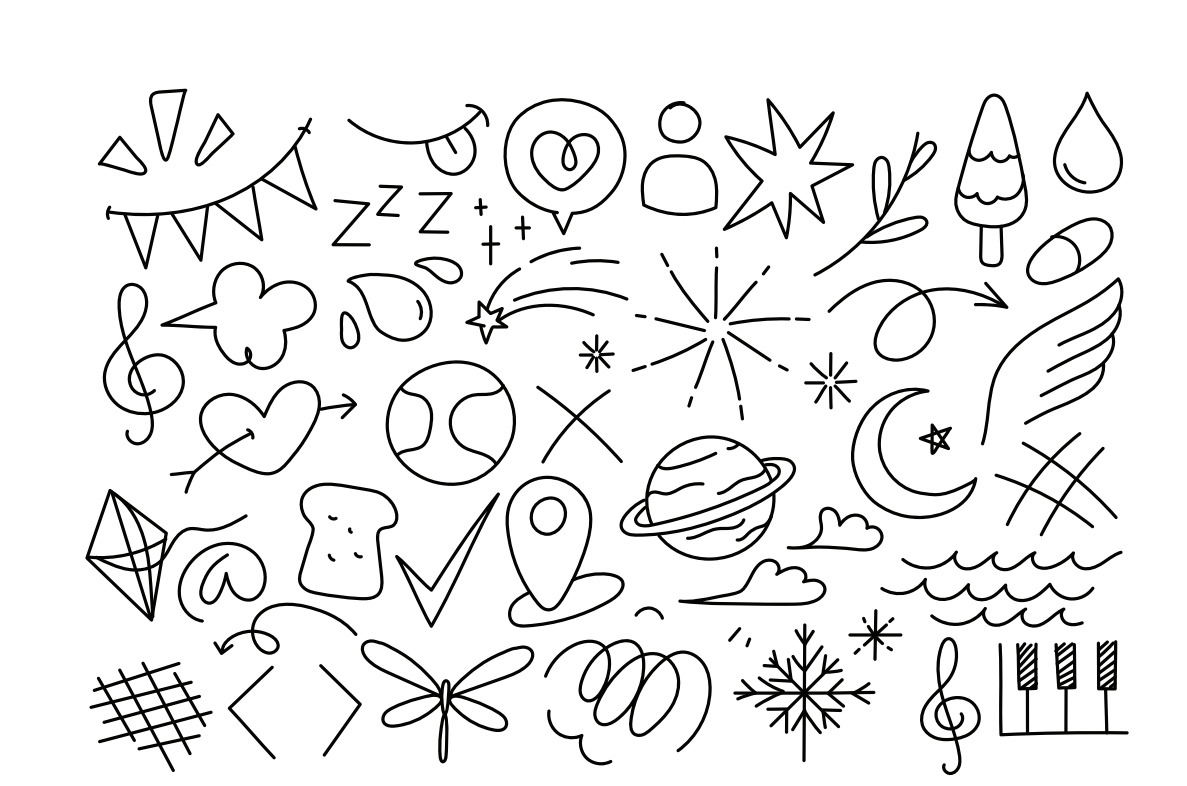
#> input picture Dataset/Test_Self/doodle.png, 1187 x 786 px, found by its file name; its folder holds 5 pictures in this run; the run also reads 1 picture not shown here
$ jupyter execute --allow-errors Adobe_GenSolve_Round_2.ipynb   (shell and % lines are left out)
#> lines starting #> are read from the running program, lines starting #| are printed output that depends on the picture; after the words box and inside, x2 and y2 are one past the last pixel; in counts of white or black regions, pixels touching at a corner belong together
## Adobe GenSolve 2024 Round 2

**Team:**
- **Sakshi Kumari**
- **Aditya Raj**  (Team Lead)

Email (Team Lead):
adityar.ug22.ec@nitp.ac.in

GitHub : https://github.com/hexronuspi/CURVETOPIA

**Run** **bold text**

Just select `Runtime` and select `run all`.

[cell 1]
import sys
import cv2
import matplotlib.pyplot as plt
from io import BytesIO
import numpy as np

from scipy.spatial import KDTree

from PIL import Image
import seaborn as sns
import glob

[cell 2]
import zipfile
import os
import numpy as np
import matplotlib.pyplot as plt

### Dataset

#### Adobe Test Dataset

[cell 3]
import gdown

zip_file_path = 'problems.zip'
extract_dir = '/content/problems'

os.makedirs(extract_dir, exist_ok=True)

#> (the rest of this cell did not finish here and is left out)

#### Synthetic Dataset

[cell 4]
import gdown

zip_file_path = 'dataset.zip'
extract_dir = '/content/dataset'

os.makedirs(extract_dir, exist_ok=True)

#> (the rest of this cell did not finish here and is left out)

[cell 5]
import gdown

### Symmetry

[cell 6]
sift = cv2.SIFT_create()
bf = cv2.BFMatcher()

class Mirror_Symmetry_detection:
    # [77 lines left out: functions __init__, _read_color_image, find_matchpoints, find_points_r_theta, draw_mirrorLine, sort_hexbin_by_votes and 2 more, not called in this run]

def midpoint(pi, pj):
    return (pi[0] + pj[0]) / 2, (pi[1] + pj[1]) / 2

# [19 lines left out: function symmetry_detect, not called in this run]

### Load Data

[cell 7]
def read_csv(csv_path):
    np_path_XYs = np.genfromtxt(csv_path, delimiter=',')
    path_XYs = []
    for i in np.unique(np_path_XYs[:, 0]):
        npXYs = np_path_XYs[np_path_XYs[:, 0] == i][:, 1:]
        XYs = []
        for j in np.unique(npXYs[:, 0]):
            XY = npXYs[npXYs[:, 0] == j][:, 1:]
            XYs.append(XY)
        path_XYs.append(XYs)
    return path_XYs

[cell 8]
# [10 lines left out: function plot, not called in this run]

# csv_path = '/content/problems/problems/frag1.csv'
# plot(read_csv(csv_path), 'r')

[cell 9]
# [12 lines left out: function plot_png, not called in this run]

# csv_path = '/content/problems/problems/frag1.csv'
# plot_png(read_csv(csv_path), 'r', save_path='output_plot.png')

### Regularisation

[cell 10]
from shapely.geometry import Polygon, Point, LineString
import matplotlib.patches as patches
from shapely.affinity import scale
from shapely.geometry.polygon import orient
from shapely.geometry import Polygon
from collections import OrderedDict

[cell 11]
class ShapeRegularizer:
    def __init__(self, num_points=100, alpha=0.1):
        self.num_points = num_points
        self.alpha = alpha

    def regularize_polygon(self, polygon):
        coords = np.array(polygon.exterior.coords)
        if len(coords) < 4:
            return polygon

        new_coords = []
        for i in range(len(coords)):
            prev_idx = (i - 1) % len(coords)
            next_idx = (i + 1) % len(coords)
            new_x = (1 - self.alpha) * coords[i][0] + self.alpha * (coords[prev_idx][0] + coords[next_idx][0]) / 2
            new_y = (1 - self.alpha) * coords[i][1] + self.alpha * (coords[prev_idx][1] + coords[next_idx][1]) / 2
            new_coords.append((new_x, new_y))
        return Polygon(new_coords)

    def regularize_rectangle(self, rectangle):
        coords = np.array(rectangle.exterior.coords)
        min_x, min_y = coords.min(axis=0)
        max_x, max_y = coords.max(axis=0)
        rect_coords = [(min_x, min_y), (max_x, min_y), (max_x, max_y), (min_x, max_y), (min_x, min_y)]
        return Polygon(rect_coords)

    def regularize_square(self, square):
        coords = np.array(square.exterior.coords)
        min_x, min_y = coords.min(axis=0)
        max_x, max_y = coords.max(axis=0)
        side_length = min(max_x - min_x, max_y - min_y)
        new_coords = [(min_x, min_y), (min_x + side_length, min_y),
                      (min_x + side_length, min_y + side_length), (min_x, min_y + side_length), (min_x, min_y)]
        return Polygon(new_coords)

    def regularize_circle(self, circle):
        center = circle.centroid
        coords = np.array(circle.exterior.coords)
        distances = np.linalg.norm(coords - np.array([center.x, center.y]), axis=1)
        radius = np.mean(distances)
        angles = np.linspace(0, 2 * np.pi, self.num_points, endpoint=False)
        circle_coords = [(center.x + radius * np.cos(angle), center.y + radius * np.sin(angle)) for angle in angles]
        circle_coords.append(circle_coords[0])
        return Polygon(circle_coords)

    # [28 lines left out: functions regularize_ellipse, regularize_triangle, not called in this run]

    def regularize_line(self, line):
        coords = np.array(line.exterior.coords)
        if len(coords) < 2:
            return line
        p1, p2 = coords[0], coords[-1]

        new_coords = [p1]
        for i in range(1, len(coords) - 1):
            t = i / (len(coords) - 1)
            new_x = p1[0] + t * (p2[0] - p1[0])
            new_y = p1[1] + t * (p2[1] - p1[1])
            new_coords.append((new_x, new_y))
        new_coords.append(p2)
        return Polygon(new_coords)

    # [21 lines left out: function regularize_star, not called in this run]

    def classify_shape(self, contour):
        contour = np.squeeze(contour)
        if contour.ndim == 1:
            contour = contour.reshape(-1, 2)

        if contour.shape[0] < 3:
            return 'unknown'

        poly = Polygon(contour)

        epsilon = 0.02 * cv2.arcLength(contour, True)
        approx = cv2.approxPolyDP(np.array(contour), epsilon, True)
        num_vertices = len(approx)

        area = cv2.contourArea(contour)
        perimeter = cv2.arcLength(contour, True)

        if perimeter == 0:
            return 'unknown'

        circularity = 4 * np.pi * area / (perimeter * perimeter)

        if circularity > 0.8 and self.is_nearly_circular(contour):
            return 'circle'

        try:
            (x, y), (MA, ma), angle = cv2.fitEllipse(contour)
            if MA / ma > 1.5:
                return 'ellipse'
        except cv2.error:
            pass

        if num_vertices == 4:
            x, y, w, h = cv2.boundingRect(contour)
            aspect_ratio = float(w) / h
            if 0.95 < aspect_ratio < 1.05:
                return 'square'
            else:
                return 'rectangle'

        if num_vertices == 2:
            return 'line'

        if num_vertices == 3:
            if self.is_triangle_by_angle(contour):
                return 'triangle'

        if num_vertices == 10 or num_vertices == 11:
            if self.is_star_shape(contour):
                return 'star'

        if num_vertices > 5:
            return 'polygon'

        return 'unknown'

    def is_nearly_circular(self, contour):
        epsilon = 0.02 * cv2.arcLength(contour, True)
        approx = cv2.approxPolyDP(np.array(contour), epsilon, True)
        num_vertices = len(approx)

        if num_vertices > 4:
            return True

        return False

    def is_triangle_by_angle(self, contour):
        contour = np.array(contour)
        angles = []
        for i in range(3):
            pt1, pt2, pt3 = contour[i % 3], contour[(i + 1) % 3], contour[(i + 2) % 3]
            vec1 = pt2 - pt1
            vec2 = pt3 - pt2
            angle = np.arccos(np.dot(vec1, vec2) / (np.linalg.norm(vec1) * np.linalg.norm(vec2)))
            angles.append(np.degrees(angle))

        if np.isclose(sum(angles), 180, atol=5) and all(50 <= angle <= 80 for angle in angles):
            return True
        return False


    def is_star_shape(self, contour):
        contour = np.squeeze(contour)
        if contour.ndim == 1:
            contour = contour.reshape(-1, 2)

        if len(contour) != 10 and len(contour) != 11:
            return False

        polygon = Polygon(contour)
        angles = []
        for i in range(len(contour)):
            pt1, pt2, pt3 = contour[i], contour[(i + 1) % len(contour)], contour[(i + 2) % len(contour)]
            vec1 = pt2 - pt1
            vec2 = pt3 - pt2
            angle = np.arccos(np.dot(vec1, vec2) / (np.linalg.norm(vec1) * np.linalg.norm(vec2)))
            angles.append(np.degrees(angle))

        star_criteria = all(25 <= angle <= 45 or 135 <= angle <= 155 for angle in angles)

        hull = cv2.convexHull(contour)
        hull_polygon = Polygon(hull.squeeze())
        convex_ratio = hull_polygon.area / polygon.area

        return star_criteria and convex_ratio > 1.3

    def regularize_shape(self, contour):
        contour = np.squeeze(contour)
        if contour.ndim == 1:
            contour = contour.reshape(-1, 2)
        if contour.shape[0] < 3:
            return Polygon(contour)
        poly = Polygon(contour)

        shape_type = self.classify_shape(contour)
        if shape_type == 'line':
            return self.regularize_line(poly)
        if shape_type == 'rectangle':
            return self.regularize_rectangle(poly)
        elif shape_type == 'square':
            return self.regularize_square(poly)
        elif shape_type == 'circle':
            return self.regularize_circle(poly)
        elif shape_type == 'ellipse':
            return self.regularize_ellipse(poly)
        elif shape_type == 'triangle':
            return self.regularize_triangle(poly)
        elif shape_type == 'star':
            return self.regularize_star(poly)
        elif shape_type == 'polygon':
            return self.regularize_polygon(poly)
        else:
            return poly

    def draw_regularized_shapes(self, image, contours):
        output_image = np.zeros_like(image)
        for contour in contours:
            regularized_shape = self.regularize_shape(contour)
            if len(regularized_shape.exterior.coords) < 4:
                continue
            regularized_coords = np.array(regularized_shape.exterior.coords, dtype=np.int32)
            cv2.polylines(output_image, [regularized_coords], isClosed=True, color=(255, 255, 255), thickness=2)
        return output_image.astype(np.uint8)

class ImageProcessor:
    @staticmethod
    def preprocess_image(image_path, invert=True):
#> called with image_path = '/content/doodle.png', invert = True
        image = cv2.imread(image_path, cv2.IMREAD_GRAYSCALE)
        if image is None:
            raise FileNotFoundError(f"Image not found at {image_path}")
        _, binary = cv2.threshold(image, 127, 255, cv2.THRESH_BINARY_INV if invert else cv2.THRESH_BINARY)
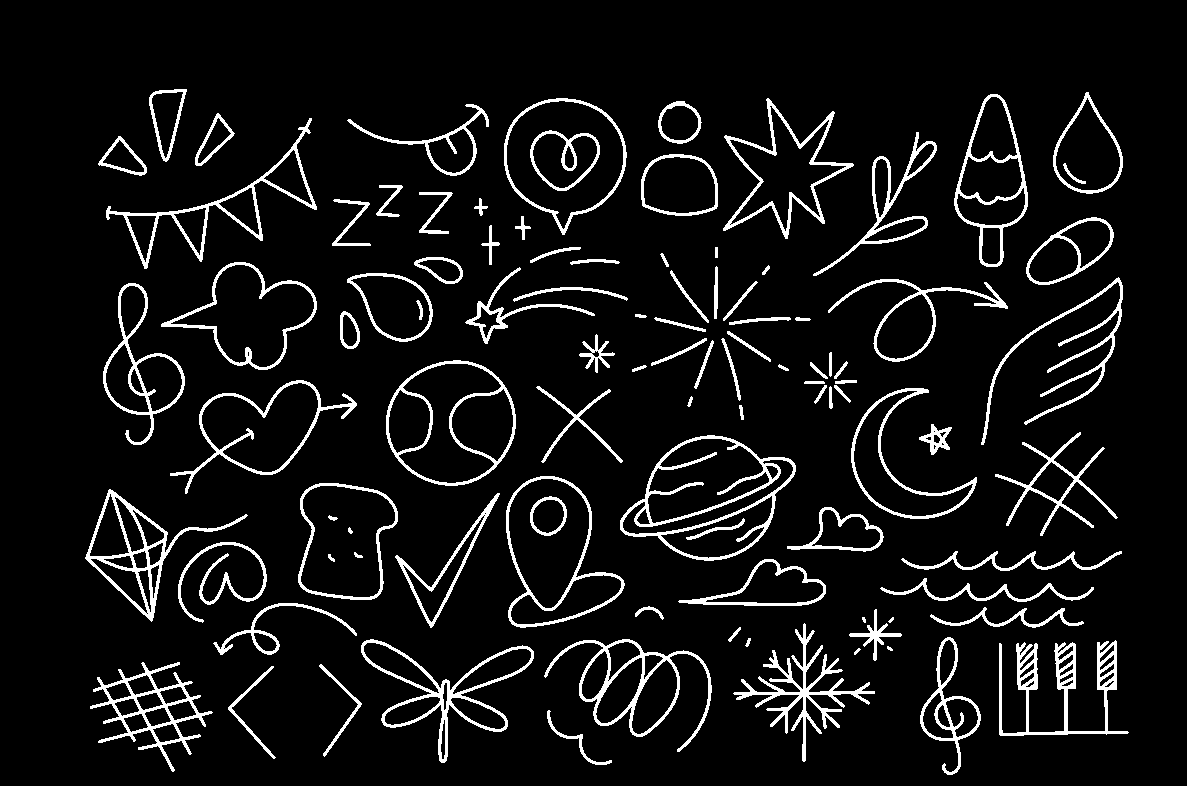
#> binary: shape (786, 1187); 7.6% white; 101 white regions (3 under 20 px)
        if binary is None:
            raise ValueError("Thresholding failed.")
        return binary.astype(np.uint8)

    @staticmethod
    def extract_contours(binary_image):
        contours, _ = cv2.findContours(binary_image, cv2.RETR_TREE, cv2.CHAIN_APPROX_SIMPLE)
#> contours = 217 contours, 21 with area under 20; largest, box (x1, y1, x2, y2) and area: (620, 435, 796, 561) 14182, (386, 360, 516, 486) 12622, (506, 476, 625, 628) 11532, (504, 98, 627, 235) 11486, (506, 100, 624, 230) 10562
        return contours

class ShapeRegularizationPipeline:
    def __init__(self, num_points=100, alpha=0.1):
        self.regularizer = ShapeRegularizer(num_points=num_points, alpha=alpha)
        self.x_coords, self.y_coords = None, None

    def regularize(self, input_path, output_path):
        binary_image = ImageProcessor.preprocess_image(input_path, invert=True)
        contours = ImageProcessor.extract_contours(binary_image)
        output_image = self.regularizer.draw_regularized_shapes(binary_image, contours)
#> the loop in draw_regularized_shapes, `for contour in contours:` made 217 passes
#> after the loop in draw_regularized_shapes, `for contour in contours:`:
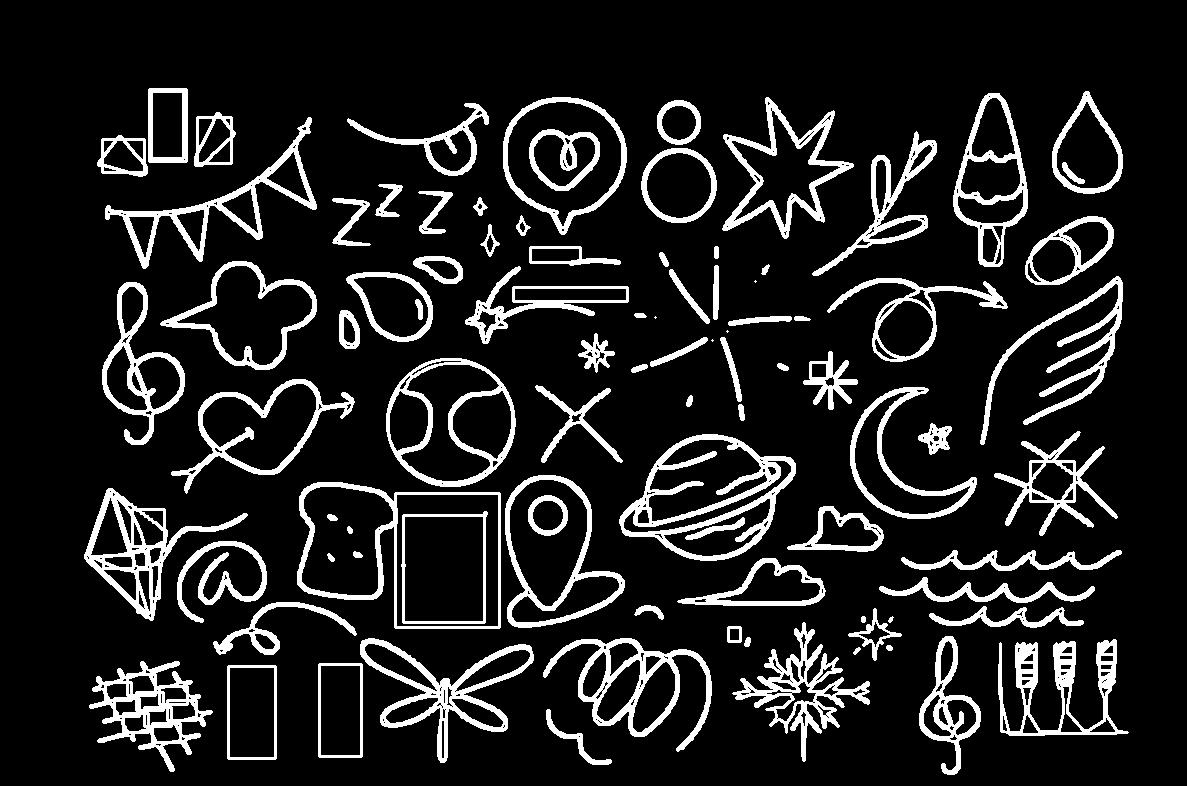
#> output_image: shape (786, 1187); 12.6% white; 92 white regions (4 under 20 px), largest, box (x1, y1, x2, y2) and area: (619, 434, 796, 561) 5663, (360, 638, 534, 763) 4307, (732, 622, 870, 762) 4071
        cv2.imwrite(output_path, output_image)
        plt.figure(figsize=(10, 5))
        plt.subplot(1, 2, 1)
        plt.title("Original Image")
        plt.imshow(binary_image, cmap='gray')
        plt.subplot(1, 2, 2)
        plt.title("Regularized Shapes")
        plt.imshow(output_image, cmap='gray')
        plt.show()
#> (the rest of the program and of its run is left out)
